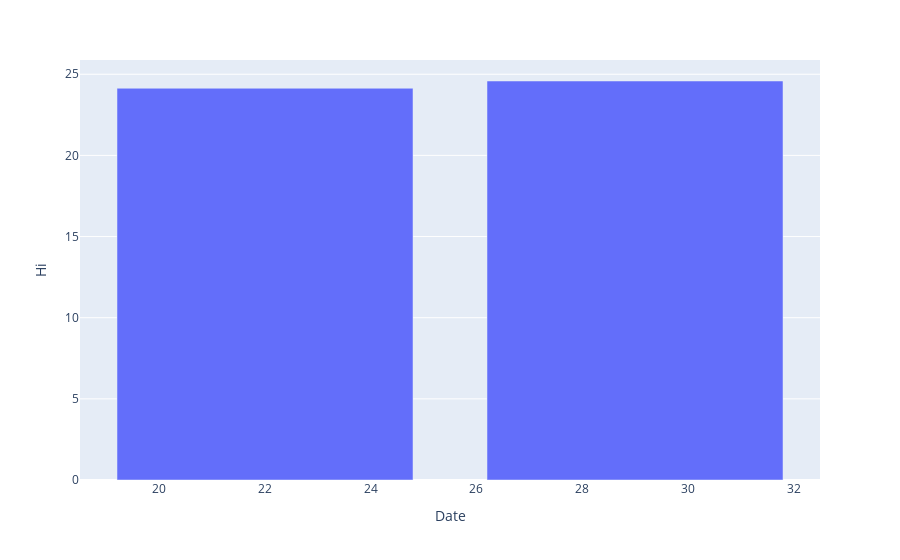

Write notebook code for a chart like this one.
### Code cell
fig = px.bar(meanDf, x='Date', y='Hi')
fig.show()

### Figure 1 — Plotly figure (JSON) as saved in the notebook; plotly's stock layout.template omitted (floating-point values rounded to 4 significant figures)
{"data": [{"alignmentgroup": "True", "hovertemplate": "Date=%{x}<br>Hi=%{y}<extra></extra>", "legendgroup": "", "marker": {"color": "#636efa", "pattern": {"shape": ""}}, "name": "", "offsetgroup": "", "orientation": "v", "showlegend": false, "textposition": "auto", "type": "bar", "x": [22, 29], "xaxis": "x", "y": [24.14, 24.58], "yaxis": "y"}], "layout": {"barmode": "relative", "legend": {"tracegroupgap": 0}, "margin": {"t": 60}, "xaxis": {"anchor": "y", "domain": [0, 1], "title": {"text": "Date"}}, "yaxis": {"anchor": "x", "domain": [0, 1], "title": {"text": "Hi"}}}}
